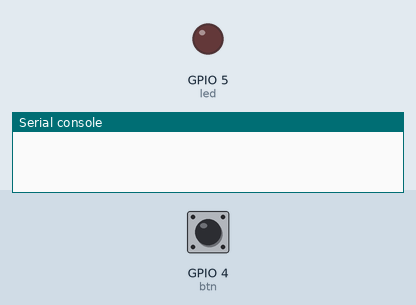
Simulated run of this program. Board: ESP32 board running MicroPython. Parts: output pins drawn as LEDs (lit = HIGH), the last lines printed to the serial console. Wiring (from the project's diagram.json): green button on GPIO 4, red LED on GPIO 5. Inputs (shaded band) come from the test bench; at power-on: GPIO 4 (btn) HIGH.

Above: at 1.2 s.
1.3 s: GPIO 4 (btn) pulled LOW for 0.15 s
At 2.4 s:
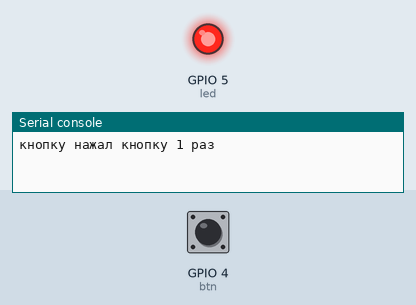
2.9 s: GPIO 4 (btn) pulled LOW for 1 s
At 4.0 s:
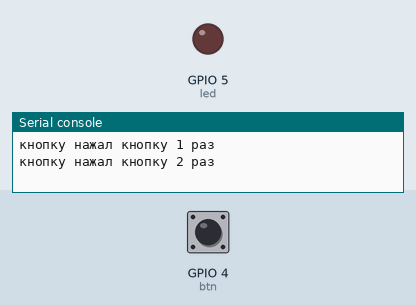
5.4 s: GPIO 4 (btn) pulled LOW for 3.2 s
At 5.8 s:
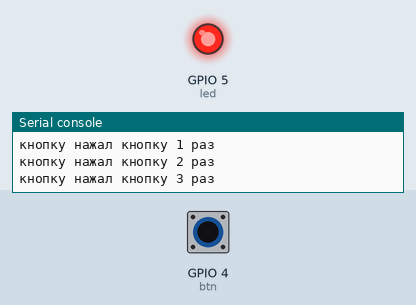
Timing chart, 0 to 8.4 s (numbered marks = the images above; inputs shaded):
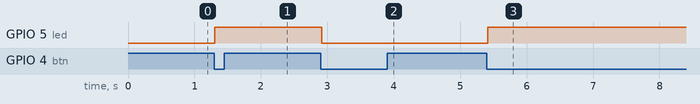

The program:

main.py
```python
from machine import Pin
import time

BTN_PIN = 4
LED_PIN = 5
DEBOUNCE_MS = 20

btn = Pin(BTN_PIN, Pin.IN, Pin.PULL_UP)
led = Pin(LED_PIN, Pin.OUT)
prev_state = btn.value()
count = 1
last_time = time.ticks_ms()
while True:
    now = time.ticks_ms()
    state = btn.value()
    if time.ticks_diff(now, last_time) >= DEBOUNCE_MS:
        last_time = now

        if state == 0 and prev_state == 1:
            print(f'кнопку нажал кнопку {count} раз')
            led.toggle()
            count += 1
        prev_state = state

    time.sleep_ms(1)
```

Measured:
- after the input at 1.3 s, GPIO 5 (led): LOW → HIGH at once
- after the input at 2.9 s, GPIO 5 (led): HIGH → LOW at once
- after the input at 5.4 s, GPIO 5 (led): LOW → HIGH at once
